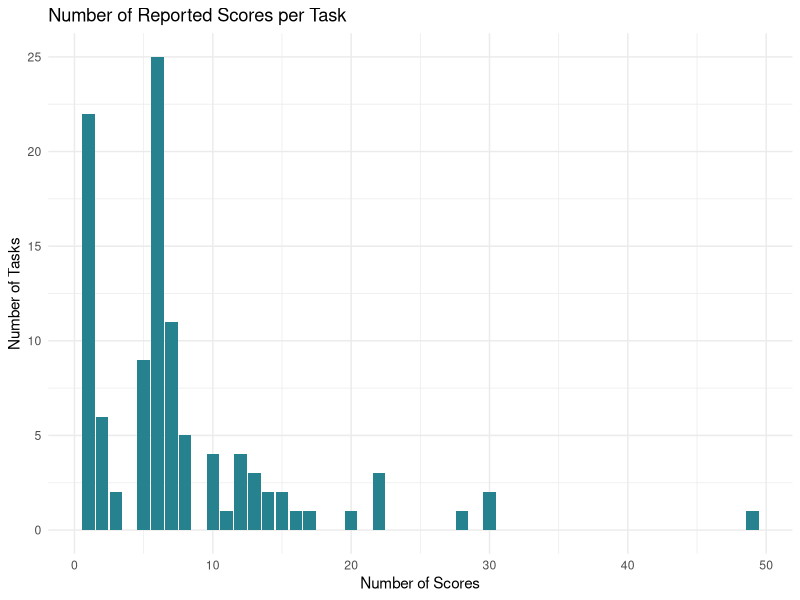
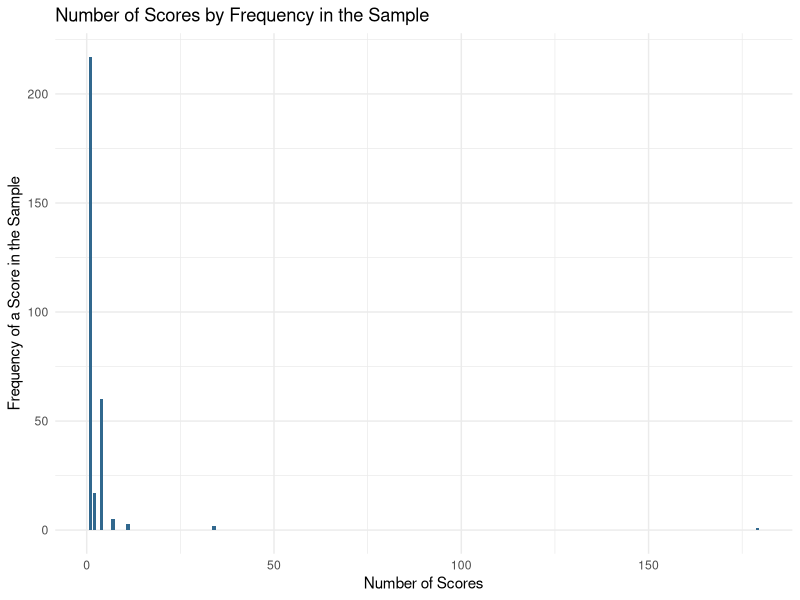
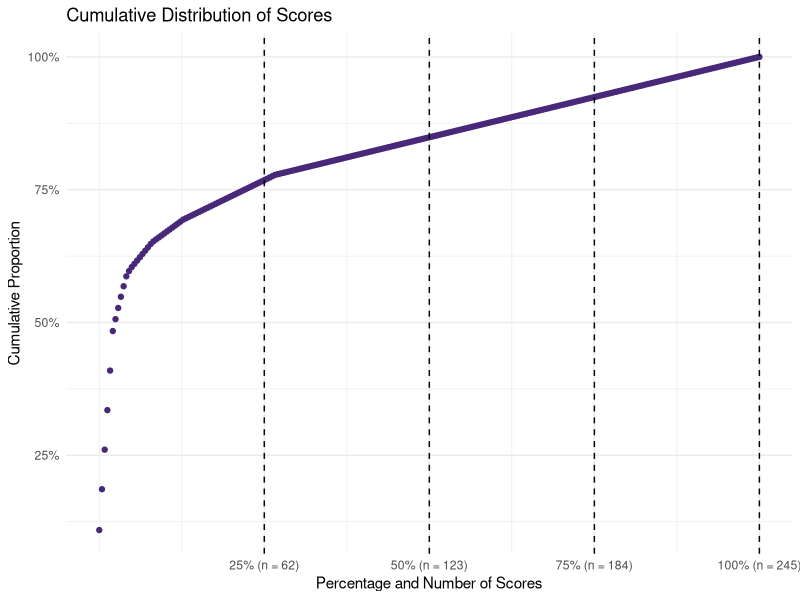
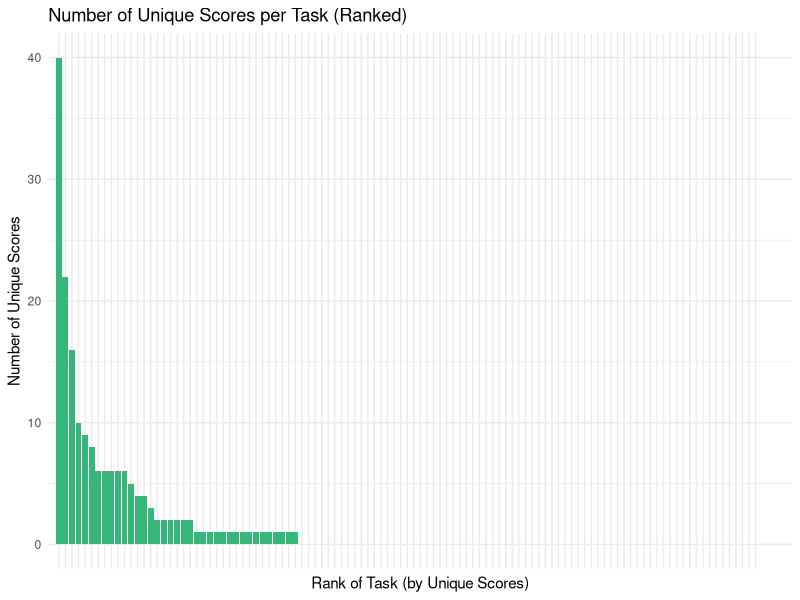

Recreate these plots in R, in order.
## ---- chunk 1
#| include: false

knitr::opts_chunk$set(echo = TRUE)

## ---- chunk 2
#| include: false

# load R packages 
library(knitr)
library(tidyverse)
library(readxl)
library(conflicted)
library(psych)
library(viridis)
library(viridisLite)
library(scales)
library(forcats)
library(kableExtra)

# declare preferences regarding conflicts 
conflicts_prefer(dplyr::filter)

## ---- chunk 3

# read scoring master file
data <- read_xlsx("../../data/raw/metamethod review/master coding/codebook_scoring_master.xlsx") 
# read scores overview file
# this is a file with one row per distinct score 
monotonic_scores <- read_xlsx("../../data/processed/meta-methods review/scores_overview.xlsx")
# read ID file 
# this is a file with original score IDs and new IDs 
# used to merge monotonic scores 
monotonic_id <- read_xlsx("../../data/raw/metamethod review/master coding/monotonic_scores.xlsx")

## ---- chunk 4

# Defining functions used in this script

# function 1: overview of a variable
overview_variable <- function(data, variable) {
  data %>%
    select(all_of(variable)) %>%
    group_by(across(all_of(variable))) %>%
    summarise(frequency = n(), .groups = "drop") %>%
    mutate(percentage = round(frequency / sum(frequency) * 100, 2)) %>%
    arrange(desc(frequency))
}

# function 2: summary of frequencies of a variable
freq_summary <- function(data) {
  data %>%
    group_by(frequency) %>%
    summarise(count = n(), .groups = 'drop') %>%
    arrange(desc(frequency))
}

## ---- chunk 5

# add task_id to data 
# and select relevant variables 
data <- data %>%
  group_by(article_id, variant) %>%
  mutate(task_id = cur_group_id()) %>%
  ungroup() %>%
  select(article_id, task_id, score_count, score_id, n_trials, subset_trials)

# join info on monotonic scores 
# and add variable with respective ID for each score 
data <- data %>% 
  left_join(monotonic_id, by = "score_id") %>% 
  mutate(monotonic_score_id = ifelse(is.na(new_score_id), score_id, new_score_id)) 

# add frequencies for monotonic scores 
data <- data %>%
  group_by(monotonic_score_id) %>%
  mutate(monotonic_score_id_freq = n()) %>%
  ungroup()

## ---- chunk 6

# count the total number of scores across the whole sample
# Count the number of rows in the data
total_of_scores <- nrow(data)

total_of_scores |>
  kable() |>
  kable_classic(full_width = FALSE)

## ---- chunk 7

# count the number of scores per task 
scores_per_task <- overview_variable(data, "task_id") 

# exclude two scores which are derived from two tasks
scores_per_task <- scores_per_task %>%
  filter(task_id != 21)

# summarize the counts of scores per task 
scores_per_task_summary <- freq_summary(scores_per_task) %>%
  rename(number_of_scores = frequency, number_of_tasks = count) %>%
  mutate(percent = round(number_of_scores / sum(number_of_scores) * 100, 2))

# print the tibble
scores_per_task_summary |>
  kable() |>
  kable_classic(full_width = FALSE)

## ---- chunk 8

plot1 <- ggplot(scores_per_task_summary, 
                aes(x = number_of_scores, y = number_of_tasks)) +
  geom_bar(stat = "identity", fill = "#26828E") +
  labs(
    title = "Number of Reported Scores per Task",
    x = "Number of Scores",
    y = "Number of Tasks"
  ) +
  theme_minimal() 

print(plot1)

## ---- chunk 9

# summary of number of scores per task 
summ_per_task <- describe(scores_per_task$frequency)

summ_per_task |>
  kable() |>
  kable_classic(full_width = FALSE)

## ---- chunk 10

# proportion of tasks with 1-8 scores
# get the number of tasks with number of scores 8 or less
scores_per_task_minor <- scores_per_task_summary %>% 
  filter(number_of_scores <= 8) %>%
  summarise(sum_tasks = sum(number_of_tasks, na.rm = TRUE)) %>%
  pull(sum_tasks)

scores_per_task_minor  |>
  kable() |>
  kable_classic(full_width = FALSE)

percent_scores_per_task_minor <- scores_per_task_minor / 107 * 100

percent_scores_per_task_minor |>
  kable() |>
  kable_classic(full_width = FALSE)

## ---- chunk 11

# library(vegan)
# 
# data_reshaped <- data |>
#   select(article_id, score_id) |>
#   # remove duplicates
#   distinct(article_id, score_id, .keep_all = TRUE) |>
#   mutate(score_used = 1) |>
#   pivot_wider(names_from = "score_id",
#               names_prefix = "scoring_",
#               values_from = "score_used",
#               values_fill = 0) |>
#   column_to_rownames("article_id") |>
#   as.matrix()
# 
# chao2_estimate <- vegan::specpool(data_reshaped)
# 
# chao2_estimate |>
#   as_tibble() |>
#   select(scoring_strategies_observed = Species,
#          chao2_estimate = chao,
#          chao2_se = chao.se,
#          boot_estimate = boot,
#          boot_se = boot.se) |>
#   mutate(chao2_estimate = round_half_up(chao2_estimate, digits = 0),
#          chao2_se = round_half_up(chao2_se, digits = 2),
#          boot_estimate = round_half_up(boot_estimate, digits = 0),
#          boot_se = round_half_up(boot_se, digits = 2))

## ---- chunk 12

# count the number of scores we identified in our sample 
count_scores <- nrow(monotonic_scores)

count_scores |>
  kable() |>
  kable_classic(full_width = FALSE)

## ---- chunk 13

# Count how many scores are reused and how often they are reused
scores_reusage <- overview_variable(data, "monotonic_score_id") %>%
  freq_summary() %>%
  rename(times_reused = frequency, number_of_scores = count) %>%
  mutate(percent = round(number_of_scores / sum(number_of_scores) * 100, 2))

scores_reusage |>
  kable() |>
  kable_classic(full_width = FALSE)


## ---- chunk 14

plot2 <- ggplot(scores_reusage, 
                aes(x = number_of_scores, y = times_reused, fill = number_of_scores)) +
  geom_col(stat = "identity", fill = "#31688E") +
  theme_minimal() +
  labs(    
    title = "Number of Scores by Frequency in the Sample",
    x = "Number of Scores",
    y = "Frequency of a Score in the Sample"
    ) +
  theme(legend.position = "none") 

print(plot2)

## ---- chunk 15

# Add score_freq_category variable to data 
data <- data %>%
  mutate(score_freq_category = case_when(
    monotonic_score_id_freq == 1 ~ "unique",
    monotonic_score_id_freq < 10 ~ "rare",
    monotonic_score_id_freq >= 10 ~ "common"
  ))

scores_frequencies <- overview_variable(data, "score_freq_category")

scores_frequencies |>
  kable() |>
  kable_classic(full_width = FALSE)


## ---- chunk 16

# proportion of scores per type in sample 
score_types_total <- data %>%
  select(task_id, monotonic_score_id) %>%
  left_join(monotonic_scores, by = "monotonic_score_id") %>%
  overview_variable("category") 

# proportion of distinct scores per type 
score_types <- overview_variable(monotonic_scores, "category") 

score_types |>
  kable() |>
  kable_classic(full_width = FALSE)


## ---- chunk 17

# Count the occurrences of model parameters across tasks 
model_parameters <- data %>%
  select(task_id, monotonic_score_id) %>%
  left_join(monotonic_scores, by = "monotonic_score_id") %>%
  filter(category == "model parameter")

# view the tasks that used igt models as scoring approaches 
igt_models <- model_parameters %>%
   select(task_id, scoring_approach) %>%
   distinct(task_id, .keep_all = TRUE)

igt_models |>
  kable() |>
  kable_classic(full_width = FALSE)

## ---- chunk 18

# find the most frequently used scores
# Count the occurrences of each score_id
score_counts <- overview_variable(data, "monotonic_score_id") 

# identify the 10 most common scores
top_10_scores <- score_counts %>%
  top_n(10, wt = frequency) 

top_10_scores |>
  kable() |>
  kable_classic(full_width = FALSE)

## ---- chunk 19

### find out how large the proportion of the most frequent scores is 
# filter the data frame to keep only the rows with the top 10 scores
top_10_scores <- top_10_scores %>%
  pull(monotonic_score_id)

filtered_data_top_10 <- data %>%
  filter(monotonic_score_id %in% top_10_scores)

# Count the occurrences of these top 10 scores
top_10_score_counts <- filtered_data_top_10 %>%
  summarise(count = n())

# Calculate the proportion of the top 10 scores
proportion_top_10 <- (top_10_score_counts$count / total_of_scores) * 100

proportion_top_10 |>
  kable() |>
  kable_classic(full_width = FALSE)


## ---- chunk 20

# find out how many tasks use at least one of them
# Count the number of unique task_ids associated with these top 10 scores
tasks_with_top_10 <- filtered_data_top_10 %>%
  select(task_id) %>%
  distinct() 

number_tasks_with_top_10 <- nrow(tasks_with_top_10)

number_tasks_with_top_10 |>
  kable() |>
  kable_classic(full_width = FALSE)


# Count the number of unique task_ids associated with only top 10 scores (reporting no other scores)
tasks_with_only_top_10 <- data %>%
  group_by(task_id) %>%
  filter(all(monotonic_score_id %in% top_10_scores)) %>%
  distinct(task_id)

number_tasks_with_only_top_10 <- nrow(tasks_with_only_top_10)

number_tasks_with_only_top_10 |>
  kable() |>
  kable_classic(full_width = FALSE)

## ---- chunk 21

# cumulative proportion 
scores_cumulative <- data %>%
  count(monotonic_score_id) %>%  
  arrange(desc(n)) %>%  
  mutate(
    cumulative_count = cumsum(n),  
    cumulative_proportion = cumulative_count / sum(n)  
  )

# Calculate the number of scores at each quantile
quantile_counts <- round(quantile(seq_len(nrow(scores_cumulative)), c(0.25, 0.50, 0.75, 1.00)))

# Calculate positions for quantiles
quantile_positions <- quantile(seq_len(nrow(scores_cumulative)), c(0.25, 0.50, 0.75, 1.00))
# define labels 
quantile_labels <- paste0(
  c("25%", "50%", "75%", "100%"), 
  " (n = ", quantile_counts, ")"
)

# plot 
plot3 <- ggplot(scores_cumulative, 
                aes(x = seq_len(nrow(scores_cumulative)), y = cumulative_proportion)) +
  geom_point(color = "#482878") +
  geom_vline(xintercept = quantile_positions, linetype = "dashed", color = "black") +  
  labs(
    x = "Percentage and Number of Scores",
    y = "Cumulative Proportion",
    title = "Cumulative Distribution of Scores"
  ) +
  theme_minimal() +
  scale_y_continuous(labels = scales::percent) +  # Convert y-axis labels to percentages
  scale_x_continuous(
    breaks = quantile_positions,
    labels = quantile_labels
  )

print(plot3)

## ---- chunk 22

### Identify how often the standard measures net score and learning index are used
# Filter tasks containing net score across all trials (score_id 1001)
tasks_with_net_score <- data %>%
  select(task_id, monotonic_score_id, score_id) %>%
  filter(monotonic_score_id == 1001)

# Count the number of tasks containing net score across all trials
num_tasks_with_net_score <- tasks_with_net_score %>%
  distinct(task_id) %>%
  nrow()

num_tasks_with_net_score |>
  kable() |>
  kable_classic(full_width = FALSE)


# view the tasks which report more than one monotonic variant of the net score across all trials
# Filter for task_id values that appear more than once
tasks_with_net_score_duplicates <- tasks_with_net_score %>%
  group_by(task_id) %>%               
  filter(n() > 1) %>%             
  ungroup() 

# count the number those tasks 
number_tasks_with_net_score_duplicates <- tasks_with_net_score_duplicates %>%
  distinct(task_id) %>%  
  nrow()

# Identify tasks with net score reported only
tasks_with_net_score_only <- data %>%
  group_by(task_id) %>%
  filter(all(monotonic_score_id == 1001)) %>%
  ungroup()

# Count the number of tasks with net score reported only
num_tasks_with_net_score_only <- tasks_with_net_score_only %>%
  distinct(task_id) %>%
  nrow()

num_tasks_with_net_score_only |>
  kable() |>
  kable_classic(full_width = FALSE)

## ---- chunk 23

# Filter tasks containing learning index across 5 blocks of 20 trials (score_id 1002 to 1006)
# Define the vector of monotonic_score_id values
required_scores <- c(1002, 1003, 1004, 1005, 1006)

tasks_with_learning_index <- data %>%
  filter(monotonic_score_id %in% required_scores) %>%
  group_by(task_id) %>%
  summarise(count_learning_index = n_distinct(monotonic_score_id)) %>%
  filter(count_learning_index == length(required_scores)) %>%
  select(task_id) 

# Count the number of articles containing scores learning index 
num_tasks_with_learning_index <- nrow(tasks_with_learning_index)

num_tasks_with_learning_index |>
  kable() |>
  kable_classic(full_width = FALSE)


# Identify tasks with learning index reported only
tasks_with_learning_index_only <- data %>%
  group_by(task_id) %>%
  filter(all(monotonic_score_id %in% required_scores)) %>%
  ungroup()

# Count the number of tasks with learning index reported only
num_tasks_with_learning_index_only <- tasks_with_learning_index_only %>%
  distinct(task_id) %>%
  nrow()

num_tasks_with_learning_index_only |>
  kable() |>
  kable_classic(full_width = FALSE)

## ---- chunk 24

# Find tasks that contain both net score and learning index
# Define the vector of monotonic_score_id values for that case
required_scores_both <- c(1001, 1002, 1003, 1004, 1005, 1006)

tasks_with_both <- data %>%
  filter(monotonic_score_id %in% required_scores_both) %>%
  group_by(task_id) %>%
  summarise(count_both = n_distinct(monotonic_score_id)) %>%
  filter(count_both == length(required_scores_both)) %>%
  select(task_id) 

num_tasks_with_both <- nrow(tasks_with_both)

num_tasks_with_both  |>
  kable() |>
  kable_classic(full_width = FALSE)

# Identify tasks with net score and learning index reported only
tasks_with_both_only <- data %>%
  group_by(task_id) %>%
  filter(all(monotonic_score_id %in% required_scores_both) & 
         all(required_scores_both %in% monotonic_score_id)) %>%
  ungroup()

# Count the number of tasks with net score and learning index reported only
num_tasks_with_both_only <- tasks_with_both_only %>%
  distinct(task_id) %>%
  nrow()

num_tasks_with_both_only  |>
  kable() |>
  kable_classic(full_width = FALSE)

## ---- chunk 25

# Find tasks that contain either net score or learning index
tasks_with_either <- tasks_with_net_score %>%
  full_join(tasks_with_learning_index, by = "task_id") %>%
  distinct(task_id)

# Count the number of tasks containing either net score or learning index
num_tasks_with_either <- nrow(tasks_with_either)

num_tasks_with_either  |>
  kable() |>
  kable_classic(full_width = FALSE)

## ---- chunk 26

# Filter tasks containing the deck selections for each of the four decks across all trials 
# Define the vector of monotonic_score_id values
required_scores_ABCD <- c(1011, 1020, 1029, 1038)

tasks_with_ABCD <- data %>%
  filter(monotonic_score_id %in% required_scores_ABCD) %>%
  group_by(task_id) %>%
  summarise(count_learning_index = n_distinct(monotonic_score_id)) %>%
  filter(count_learning_index == length(required_scores_ABCD)) %>%
  select(task_id) 

# Count the number of articles containing scores learning index 
num_tasks_with_ABCD <- nrow(tasks_with_ABCD)

num_tasks_with_ABCD  |>
  kable() |>
  kable_classic(full_width = FALSE)

# Identify tasks with learning index reported only
tasks_with_ABCD_only <- data %>%
  group_by(task_id) %>%
  filter(all(monotonic_score_id %in% required_scores_ABCD)) %>%
  ungroup()

# Count the number of tasks with learning index reported only
num_tasks_with_ABCD_only <- tasks_with_ABCD_only %>%
  distinct(task_id) %>%
  nrow()

num_tasks_with_ABCD_only  |>
  kable() |>
  kable_classic(full_width = FALSE)

## ---- chunk 27

# count how many scores are unique in the sample
number_of_unique_scores <- scores_reusage %>%
  filter(times_reused == 1)

number_of_unique_scores  |>
  kable() |>
  kable_classic(full_width = FALSE)

## ---- chunk 28

### find out how large the proportion of the unique scores is 
# filter the data frame to keep only the rows with unique scores
unique_scores <- score_counts %>%
  filter(frequency == 1) %>%
  pull(monotonic_score_id)

filtered_data_unique_scores <- data %>%
  filter(monotonic_score_id %in% unique_scores)

# Count the occurrences of unique scores
unique_score_counts <- filtered_data_unique_scores %>%
  summarise(count = n())

# Calculate the proportion of the unique scores
proportion_unique_scores <- (unique_score_counts$count / total_of_scores) * 100

proportion_unique_scores |>
  kable() |>
  kable_classic(full_width = FALSE)

## ---- chunk 29

# count the tasks and articles that have unique scores 
# create data frame
unique_counts <- data %>%
  left_join(score_counts, by = "monotonic_score_id") %>%
  select(task_id, monotonic_score_id, frequency) %>%
  group_by(task_id, monotonic_score_id) %>%
  summarise(unique_scores = any(frequency == "1"), .groups = 'drop')

# count tasks with and without unique scores
unique_counts <- unique_counts %>%
  group_by(task_id) %>%
  summarise(
    uniques = sum(unique_scores == TRUE),
    recurrings = sum(unique_scores == FALSE)
  )

# summarize the frequencies of unique scores within tasks 
uniques_per_task <- overview_variable(unique_counts, "uniques") %>%
  rename(unique_scores = uniques)

uniques_per_task |>
  kable() |>
  kable_classic(full_width = FALSE)

## ---- chunk 30
unique_counts <- unique_counts %>%
  mutate(task_id = as.factor(task_id)) %>%
  arrange(desc(uniques)) %>%
  mutate(rank = row_number())

plot4 <- ggplot(unique_counts, aes(x = factor(rank), y = uniques)) +
  geom_bar(stat = "identity", fill = "#35B779") +
  theme_minimal() +
  labs(
    title = "Number of Unique Scores per Task (Ranked)",
    x = "Rank of Task (by Unique Scores)",
    y = "Number of Unique Scores"
  ) +
  theme(
    axis.text.x = element_blank()) +
  coord_cartesian(xlim = c(0, nrow(unique_counts) + 5))

print(plot4)

## ---- chunk 31
#| echo: false

# Create condition counts for each task_id
condition_counts <- data %>%
  group_by(task_id) %>%
  summarise(
    has_common = any(score_freq_category == "common"),
    has_rare = any(score_freq_category == "rare"),
    has_unique = any(score_freq_category == "unique"),
    .groups = 'drop'
    ) %>%
  # Count the occurrences of each combination
  group_by(has_common, has_rare, has_unique) %>%
  summarise(count = n(),
            .groups = 'drop') 

# View the resulting condition_counts dataframe
condition_counts |>
  kable() |>
  kable_classic(full_width = FALSE)

## ---- chunk 32

indeterminable_scores <- monotonic_scores %>%
  filter(if_any(everything(), ~ .x == "indeterminable")) %>%
  # Remove three rows with scores that had indeterminable elements initially,
  # but were identified in a second step and implemented in the multiverse,
  # so they are no longer counted as indeterminable scores
  filter(!monotonic_score_id %in% c(4016, 3005, 3025))


number_of_indeterminable_scores <- nrow(indeterminable_scores)

number_of_indeterminable_scores |>
  kable() |>
  kable_classic(full_width = FALSE)


## ---- chunk 33

# count how many articles have with indeterminable scores
# create data frame
indeterminable_counts <- data %>%
  left_join(monotonic_scores, by = "monotonic_score_id") %>%
  select(article_id, task_id, monotonic_score_id, category) %>%
  group_by(article_id, task_id, monotonic_score_id) %>%
  summarise(indeterminable = any(category == "indeterminable"),
            .groups = 'drop')

# overview over articles with and without indeterminable scores
indeterminable_counts <- indeterminable_counts %>%
  group_by(article_id, task_id) %>%
  summarise(
    indeterminable_scores = sum(indeterminable == TRUE),
    determinable_scores = sum(indeterminable == FALSE),
    .groups = 'drop'
  )

# summarize number of indeterminable scores 
indeterminable_counts_summary <- overview_variable(indeterminable_counts, "indeterminable_scores")

indeterminable_counts_summary |>
  kable() |>
  kable_classic(full_width = FALSE)
